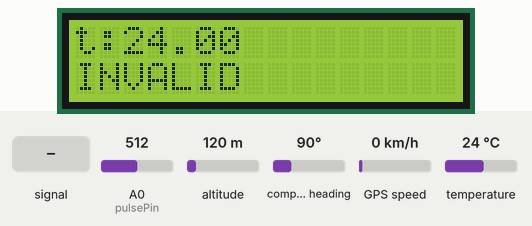
Bench run of a sketch on a simulated Arduino Uno, built with avr-gcc and run on an emulated ATmega328P. On the bench: 16×2 character LCD. The test bench sets the inputs (shaded band); at power-on: temperature 24 °C, A0 (pulsePin) = 512, altitude 120 m, compass heading 90°, GPS speed 0 km/h. The GPS gets a fix after 3 s at 37.7749, -122.4194 with 8 satellites; what the sketch prints to the serial monitor is not drawn.

Above: at 1.2 s.
1.3 s: A0 (pulsePin) fed a 200 Hz sine of ±81 counts around its level
At 6.4 s:
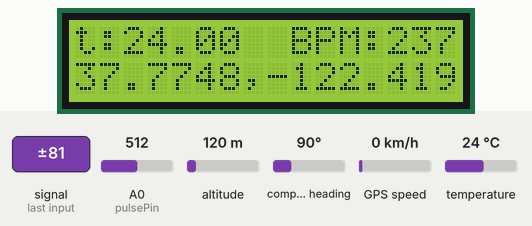
6.6 s: temperature set to 12 °C
At 7.6 s:
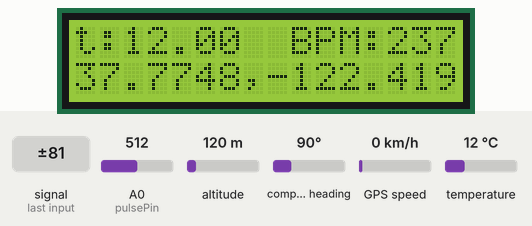
11.9 s: A0 (pulsePin) set to 535
At 13.9 s:
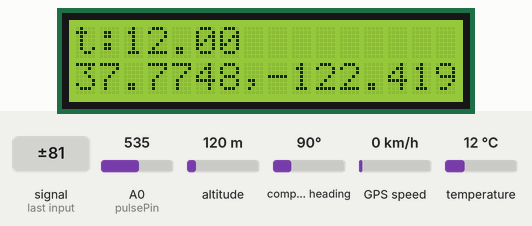
14.2 s: A0 (pulsePin) fed a 2 Hz sine of ±306 counts around its level
At 16.6 s:
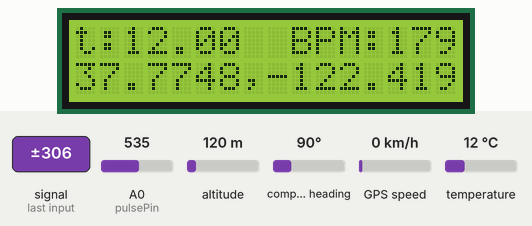
17.4 s: temperature set to 19 °C
At 18.2 s:
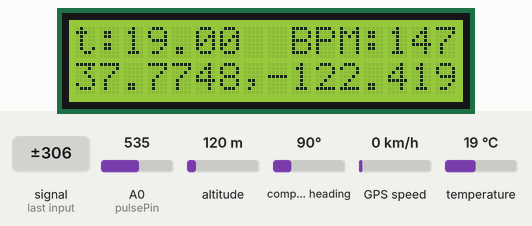
19.8 s: A0 (pulsePin) set to 716
At 21.6 s:
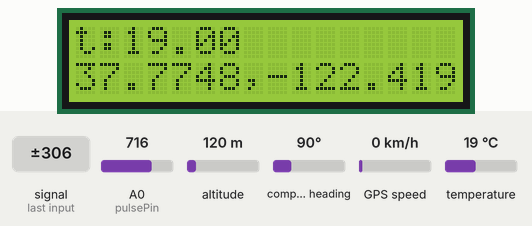
Timing chart, 0 to 23.1 s (numbered marks = the images above; inputs shaded):
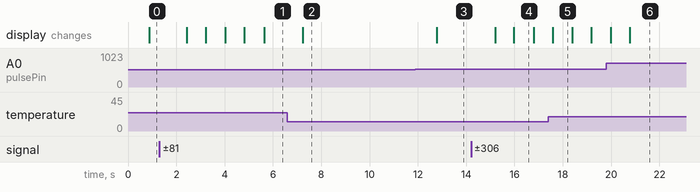

Measured:
- after the input at 1.3 s, the display: first changes after 1.1 s (image 1 shows a later state)
- after the input at 6.6 s, the display: changes after 0.63 s (image 2)
- after the input at 11.9 s, the display: changes after 0.89 s (image 3)
- after the input at 14.2 s, the display: first changes after 1.0 s (image 4 shows a later state)
- what the display in image 4 shows lasts 0.8 s, from 16.0 s to 16.8 s

The sketch:

gpsbpm.ino
```cpp
#include <OneWire.h>
#include <DallasTemperature.h>

#include <Stepper.h>
#define ONE_WIRE_BUS A3
#include <LiquidCrystal.h>
#include <TinyGPS++.h>

int numRows = 2;
int numCols = 16;
int pulsePin = 0;

static const uint32_t GPSBaud = 9600;
TinyGPSPlus gps;
// The serial connection to the GPS device
//SoftwareSerial ss(RXPin, TXPin);
OneWire oneWire(ONE_WIRE_BUS);

// Pass our oneWire reference to Dallas Temperature.
DallasTemperature sensors(&oneWire);
LiquidCrystal lcd(2, 3, 4, 5, 6, 7);

// Volatile Variables, used in the interrupt service routine!
volatile int BPM;                   // int that holds raw Analog in 0. updated every 2mS
volatile int Signal;                // holds the incoming raw data
volatile int IBI = 600;             // int that holds the time interval between beats! Must be seeded!
volatile boolean Pulse = false;     // "True" when User's live heartbeat is detected. "False" when not a "live beat".
volatile boolean QS = false;        // becomes true when Arduoino finds a beat.
 float temp;
// Regards Serial OutPut  -- Set This Up to your needs
static boolean serialVisual = true;   // Set to 'false' by Default.  Re-set to 'true' to see Arduino Serial Monitor ASCII Visual Pulse

volatile int rate[10];                      // array to hold last ten IBI values
volatile unsigned long sampleCounter = 0;          // used to determine pulse timing
volatile unsigned long lastBeatTime = 0;           // used to find IBI
volatile int P = 512;                      // used to find peak in pulse wave, seeded
volatile int T = 512;                     // used to find trough in pulse wave, seeded
volatile int thresh = 525;                // used to find instant moment of heart beat, seeded
volatile int amp = 100;                   // used to hold amplitude of pulse waveform, seeded
volatile boolean firstBeat = true;        // used to seed rate array so we startup with reasonable BPM
volatile boolean secondBeat = false;      // used to seed rate array so we startup with reasonable BPM

void setup()
{

  Serial.begin(9600);  // we agree to talk fast!

  interruptSetup();
  lcd.begin(numCols, numRows);
  sensors.begin();
}


//  Where the Magic Happens
void loop()
{

  sensors.requestTemperatures();
  //gps data
  //lcd.clear();

  lcd.setCursor(0, 0);

  lcd.print("                ");
  lcd.setCursor(0, 0);
  lcd.print("t:");
  temp=sensors.getTempCByIndex(0);
  lcd.print(temp);
  while (Serial.available() > 0)
  {

    if (gps.encode(Serial.read()))
      displayInfo();
  }
  //heartbeat


  if (QS == true) // A Heartbeat Was Found
  {
    // BPM and IBI have been Determined
    // Quantified Self "QS" true when arduino finds a heartbeat
    // Makes the LED Fade Effect Happen, Set 'fadeRate' Variable to 255 to fade LED with pulse
    serialOutputWhenBeatHappens(); // A Beat Happened, Output that to serial.
    QS = false; // reset the Quantified Self flag for next time
  }

  delay(5);
}

void displayInfo()
{

  if (gps.location.isValid())
  {
    String lati=String(gps.location.lat(), 6);
    String longi=String(gps.location.lng(), 6);
    Serial.print(lati+","+longi+","+BPM+","+temp);
    lcd.setCursor(0, 1);
  lcd.print("                ");
    lcd.setCursor(0, 1);
    //Serial.print(lati);
    lcd.print(lati);
    //Serial.print(F(","));
    lcd.setCursor(7, 1);
    lcd.print(F(","));
    lcd.print(longi);
    //Serial.print(longi);
  }
  else
  {
    lcd.setCursor(0, 1);
    lcd.print(F("INVALID"));
    Serial.print(F("INVALID"));
  }

  Serial.println();

}


void interruptSetup()
{
  // Initializes Timer2 to throw an interrupt every 2mS.
  TCCR2A = 0x02;     // DISABLE PWM ON DIGITAL PINS 3 AND 11, AND GO INTO CTC MODE
  TCCR2B = 0x06;     // DON'T FORCE COMPARE, 256 PRESCALER
  OCR2A = 0X7C;      // SET THE TOP OF THE COUNT TO 124 FOR 500Hz SAMPLE RATE
  TIMSK2 = 0x02;     // ENABLE INTERRUPT ON MATCH BETWEEN TIMER2 AND OCR2A
  sei();             // MAKE SURE GLOBAL INTERRUPTS ARE ENABLED
}

void serialOutputWhenBeatHappens()
{
  if (serialVisual == true) //  Code to Make the Serial Monitor Visualizer Work
  {

    lcd.setCursor(9, 0);
    lcd.print("BPM:");
    lcd.print(BPM);
  }

}

ISR(TIMER2_COMPA_vect) //triggered when Timer2 counts to 124
{
  cli();                                      // disable interrupts while we do this
  Signal = analogRead(pulsePin);              // read the Pulse Sensor
  sampleCounter += 2;                         // keep track of the time in mS with this variable
  int N = sampleCounter - lastBeatTime;       // monitor the time since the last beat to avoid noise
  //  find the peak and trough of the pulse wave
  if (Signal < thresh && N > (IBI / 5) * 3) // avoid dichrotic noise by waiting 3/5 of last IBI
  {
    if (Signal < T) // T is the trough
    {
      T = Signal; // keep track of lowest point in pulse wave
    }
  }

  if (Signal > thresh && Signal > P)
  { // thresh condition helps avoid noise
    P = Signal;                             // P is the peak
  }                                        // keep track of highest point in pulse wave

  //  NOW IT'S TIME TO LOOK FOR THE HEART BEAT
  // signal surges up in value every time there is a pulse
  if (N > 250)
  { // avoid high frequency noise
    if ( (Signal > thresh) && (Pulse == false) && (N > (IBI / 5) * 3) )
    {
      Pulse = true;                               // set the Pulse flag when we think there is a pulse
      // turn on pin 13 LED
      IBI = sampleCounter - lastBeatTime;         // measure time between beats in mS
      lastBeatTime = sampleCounter;               // keep track of time for next pulse

      if (secondBeat)
      { // if this is the second beat, if secondBeat == TRUE
        secondBeat = false;                  // clear secondBeat flag
        for (int i = 0; i <= 9; i++) // seed the running total to get a realisitic BPM at startup
        {
          rate[i] = IBI;
        }
      }

      if (firstBeat) // if it's the first time we found a beat, if firstBeat == TRUE
      {
        firstBeat = false;                   // clear firstBeat flag
        secondBeat = true;                   // set the second beat flag
        sei();                               // enable interrupts again
        return;                              // IBI value is unreliable so discard it
      }
      // keep a running total of the last 10 IBI values
      word runningTotal = 0;                  // clear the runningTotal variable

      for (int i = 0; i <= 8; i++)
      { // shift data in the rate array
        rate[i] = rate[i + 1];                // and drop the oldest IBI value
        runningTotal += rate[i];              // add up the 9 oldest IBI values
      }

      rate[9] = IBI;                          // add the latest IBI to the rate array
      runningTotal += rate[9];                // add the latest IBI to runningTotal
      runningTotal /= 10;                     // average the last 10 IBI values
      BPM = 60000 / runningTotal;             // how many beats can fit into a minute? that's BPM!
      QS = true;                              // set Quantified Self flag
      // QS FLAG IS NOT CLEARED INSIDE THIS ISR
    }
  }

  if (Signal < thresh && Pulse == true)
  { // when the values are going down, the beat is over
    // turn off pin 13 LED
    Pulse = false;                         // reset the Pulse flag so we can do it again
    amp = P - T;                           // get amplitude of the pulse wave
    thresh = amp / 2 + T;                  // set thresh at 50% of the amplitude
    P = thresh;                            // reset these for next time
    T = thresh;
  }

  if (N > 2500)
  { // if 2.5 seconds go by without a beat
    thresh = 512;                          // set thresh default
    P = 512;                               // set P default
    T = 512;                               // set T default
    lastBeatTime = sampleCounter;          // bring the lastBeatTime up to date
    firstBeat = true;                      // set these to avoid noise
    secondBeat = false;                    // when we get the heartbeat back
  }

  sei();                                   // enable interrupts when youre done!
}// end isr
```
